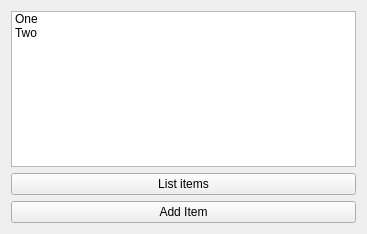
<?xml version="1.0" encoding="UTF-8"?>
<ui version="4.0">
 <class>Widget</class>
 <widget class="QWidget" name="Widget">
  <property name="geometry">
   <rect>
    <x>0</x>
    <y>0</y>
    <width>367</width>
    <height>234</height>
   </rect>
  </property>
  <property name="windowTitle">
   <string>Widget</string>
  </property>
  <layout class="QVBoxLayout" name="verticalLayout">
   <item>
    <widget class="QListWidget" name="listWidget">
     <item>
      <property name="text">
       <string>One</string>
      </property>
     </item>
     <item>
      <property name="text">
       <string>Two</string>
      </property>
     </item>
    </widget>
   </item>
   <item>
    <widget class="QPushButton" name="listItemsButton">
     <property name="text">
      <string>List items</string>
     </property>
    </widget>
   </item>
   <item>
    <widget class="QPushButton" name="addItemButton">
     <property name="text">
      <string>Add Item</string>
     </property>
    </widget>
   </item>
  </layout>
 </widget>
 <resources/>
 <connections/>
</ui>
